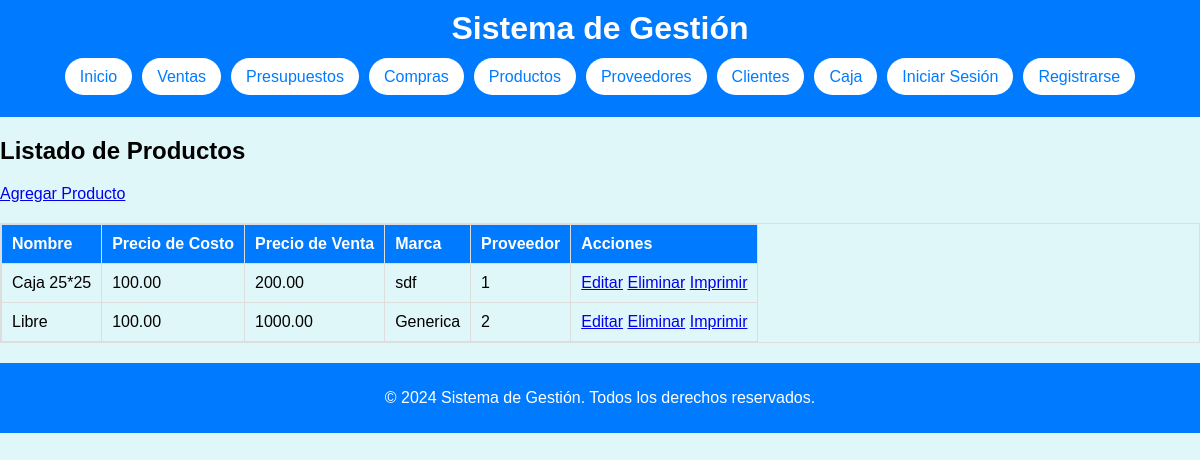
/gestion/productos/productos.php, run on the app's committed database.
### tables this page shows
CREATE TABLE `productos` (
  `ID_Producto` int(11) NOT NULL,
  `Nombre` varchar(255) NOT NULL,
  `Precio_Costo` decimal(10,2) NOT NULL,
  `Precio_Venta` decimal(10,2) NOT NULL,
  `Marca` varchar(255) DEFAULT NULL,
  `Proveedor_ID` int(11) DEFAULT NULL,
  `Observaciones` text DEFAULT NULL
);

### gestion/productos/productos.php (the view)
<?php
include '../includes/db_connect.php';
include '../includes/header.php';
$sql = "SELECT * FROM Productos";
$result = $conn->query($sql);
?>
<h2>Listado de Productos</h2>
<a href="alta_producto.php" class="btn btn-primary">Agregar Producto</a>
<table>
    <tr>
        <th>Nombre</th>
        <th>Precio de Costo</th>
        <th>Precio de Venta</th>
        <th>Marca</th>
        <th>Proveedor</th>
        <th>Acciones</th>
    </tr>
    <?php while($row = $result->fetch_assoc()): ?>
    <tr>
        <td><?php echo $row['Nombre']; ?></td>
        <td><?php echo $row['Precio_Costo']; ?></td>
        <td><?php echo $row['Precio_Venta']; ?></td>
        <td><?php echo $row['Marca']; ?></td>
        <td><?php echo $row['Proveedor_ID']; ?></td>
        <td>
            <a href="editar_producto.php?id=<?php echo $row['ID_Producto']; ?>">Editar</a>
            <a href="eliminar_producto.php?id=<?php echo $row['ID_Producto']; ?>">Eliminar</a>
            <a href="ficha_producto.php?id=<?php echo $row['ID_Producto']; ?>" target="_blank">Imprimir</a>
        </td>
    </tr>
    <?php endwhile; ?>
</table>
<?php
include '../includes/footer.php';
?>

### gestion/css/styles.css (style rules this page uses)
body { font-family: Arial, sans-serif; background-color: #e0f7fa; margin: 0; padding: 0; }
table { width: 100%; border-collapse: collapse; margin-top: 20px; overflow-x: auto; display: block; }
table, th, td { border: 1px solid #ddd; }
th, td { padding: 10px; text-align: left; }
th { background-color: #007BFF; color: white; }

### data on the page
productos: Nombre "Caja 25*25", Precio_Costo "100.00", Precio_Venta "200.00", Marca "sdf", Proveedor_ID "1"
productos: Nombre "Libre", Precio_Costo "100.00", Precio_Venta "1000.00", Marca "Generica", Proveedor_ID "2"
